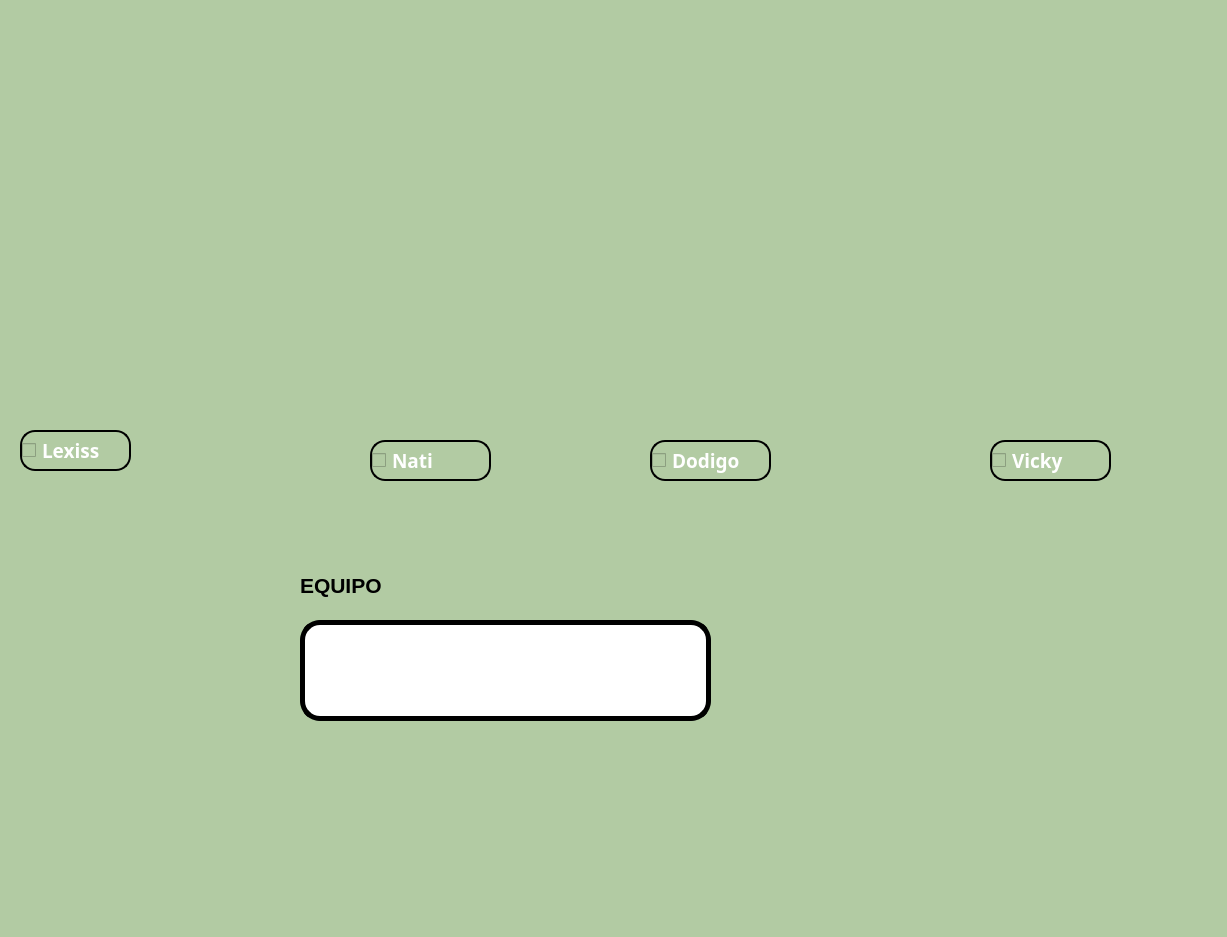
<?xml version="1.0" encoding="UTF-8"?>
<ui version="4.0">
 <class>MainWindow</class>
 <widget class="QMainWindow" name="MainWindow">
  <property name="geometry">
   <rect>
    <x>0</x>
    <y>0</y>
    <width>1227</width>
    <height>937</height>
   </rect>
  </property>
  <property name="windowTitle">
   <string>MainWindow</string>
  </property>
  <property name="styleSheet">
   <string notr="true">background-color: rgb(178, 203, 163);</string>
  </property>
  <widget class="QWidget" name="centralwidget">
   <widget class="QLabel" name="Img_lex">
    <property name="geometry">
     <rect>
      <x>20</x>
      <y>250</y>
      <width>201</width>
      <height>161</height>
     </rect>
    </property>
    <property name="text">
     <string/>
    </property>
    <property name="pixmap">
     <pixmap resource="../Recursos.qrc">:/Imagenes/Media/lesis.jpg</pixmap>
    </property>
    <property name="scaledContents">
     <bool>true</bool>
    </property>
   </widget>
   <widget class="QLabel" name="label_3">
    <property name="geometry">
     <rect>
      <x>1090</x>
      <y>10</y>
      <width>131</width>
      <height>111</height>
     </rect>
    </property>
    <property name="text">
     <string/>
    </property>
    <property name="pixmap">
     <pixmap resource="../Recursos.qrc">:/Imagenes/Media/FI.jpg</pixmap>
    </property>
    <property name="scaledContents">
     <bool>true</bool>
    </property>
   </widget>
   <widget class="QLabel" name="label_4">
    <property name="geometry">
     <rect>
      <x>1040</x>
      <y>770</y>
      <width>171</width>
      <height>121</height>
     </rect>
    </property>
    <property name="text">
     <string/>
    </property>
    <property name="pixmap">
     <pixmap resource="../Recursos.qrc">:/Imagenes/Media/logo.jpg</pixmap>
    </property>
    <property name="scaledContents">
     <bool>true</bool>
    </property>
   </widget>
   <widget class="QLabel" name="label">
    <property name="geometry">
     <rect>
      <x>10</x>
      <y>20</y>
      <width>231</width>
      <height>201</height>
     </rect>
    </property>
    <property name="text">
     <string/>
    </property>
    <property name="pixmap">
     <pixmap resource="../Recursos.qrc">:/Imagenes/Media/UAT.jpg</pixmap>
    </property>
    <property name="scaledContents">
     <bool>true</bool>
    </property>
   </widget>
   <widget class="QLabel" name="label_2">
    <property name="geometry">
     <rect>
      <x>300</x>
      <y>550</y>
      <width>171</width>
      <height>71</height>
     </rect>
    </property>
    <property name="font">
     <font>
      <pointsize>16</pointsize>
      <weight>75</weight>
      <bold>true</bold>
     </font>
    </property>
    <property name="text">
     <string>EQUIPO</string>
    </property>
   </widget>
   <widget class="QLabel" name="Img_nat">
    <property name="geometry">
     <rect>
      <x>370</x>
      <y>250</y>
      <width>171</width>
      <height>161</height>
     </rect>
    </property>
    <property name="text">
     <string/>
    </property>
    <property name="pixmap">
     <pixmap resource="../Recursos.qrc">:/Imagenes/Media/nati.jpg</pixmap>
    </property>
    <property name="scaledContents">
     <bool>true</bool>
    </property>
   </widget>
   <widget class="QLabel" name="Img_dodigo">
    <property name="geometry">
     <rect>
      <x>650</x>
      <y>250</y>
      <width>181</width>
      <height>161</height>
     </rect>
    </property>
    <property name="text">
     <string/>
    </property>
    <property name="pixmap">
     <pixmap resource="../Recursos.qrc">:/Imagenes/Media/dodigo.jpg</pixmap>
    </property>
    <property name="scaledContents">
     <bool>true</bool>
    </property>
   </widget>
   <widget class="QLabel" name="Img_vic">
    <property name="geometry">
     <rect>
      <x>990</x>
      <y>260</y>
      <width>141</width>
      <height>161</height>
     </rect>
    </property>
    <property name="text">
     <string/>
    </property>
    <property name="pixmap">
     <pixmap resource="../Recursos.qrc">:/Imagenes/Media/vicky.jpg</pixmap>
    </property>
    <property name="scaledContents">
     <bool>true</bool>
    </property>
   </widget>
   <widget class="QTextEdit" name="Txt_Equipo">
    <property name="geometry">
     <rect>
      <x>300</x>
      <y>620</y>
      <width>411</width>
      <height>101</height>
     </rect>
    </property>
    <property name="styleSheet">
     <string notr="true">background-color: rgb(255, 255, 255);
font: 75 18pt &quot;Agency FB&quot;;
border :5px solid black;
border-radius: 20px;
</string>
    </property>
   </widget>
   <widget class="QCheckBox" name="CB_lex">
    <property name="geometry">
     <rect>
      <x>20</x>
      <y>430</y>
      <width>111</width>
      <height>41</height>
     </rect>
    </property>
    <property name="font">
     <font>
      <family>Agency FB</family>
      <pointsize>14</pointsize>
      <weight>75</weight>
      <bold>true</bold>
     </font>
    </property>
    <property name="styleSheet">
     <string notr="true">QCheckBox{
    color: rgb(255, 255, 255);
background-color: rgb(178, 203, 163);
    border: 2px solid black;
    border-radius: 15px;
}
QCheckBox:hover {
    background-color: rgb(234,82,95) ;
}</string>
    </property>
    <property name="text">
     <string>Lexiss</string>
    </property>
   </widget>
   <widget class="QCheckBox" name="CB_Nat">
    <property name="geometry">
     <rect>
      <x>370</x>
      <y>440</y>
      <width>121</width>
      <height>41</height>
     </rect>
    </property>
    <property name="font">
     <font>
      <family>Agency FB</family>
      <pointsize>14</pointsize>
      <weight>75</weight>
      <bold>true</bold>
     </font>
    </property>
    <property name="styleSheet">
     <string notr="true">QCheckBox{
    color: rgb(255, 255, 255);
background-color: rgb(178, 203, 163);
    border: 2px solid black;
    border-radius: 15px;
}
QCheckBox:hover {
    background-color: rgb(234,82,95) ;
}</string>
    </property>
    <property name="text">
     <string>Nati</string>
    </property>
   </widget>
   <widget class="QCheckBox" name="CB_dodigo">
    <property name="geometry">
     <rect>
      <x>650</x>
      <y>440</y>
      <width>121</width>
      <height>41</height>
     </rect>
    </property>
    <property name="font">
     <font>
      <family>Agency FB</family>
      <pointsize>14</pointsize>
      <weight>75</weight>
      <bold>true</bold>
     </font>
    </property>
    <property name="styleSheet">
     <string notr="true">QCheckBox{
    color: rgb(255, 255, 255);
background-color: rgb(178, 203, 163);
    border: 2px solid black;
    border-radius: 15px;
}
QCheckBox:hover {
    background-color: rgb(234,82,95) ;
}</string>
    </property>
    <property name="text">
     <string>Dodigo</string>
    </property>
   </widget>
   <widget class="QCheckBox" name="CB_vic">
    <property name="geometry">
     <rect>
      <x>990</x>
      <y>440</y>
      <width>121</width>
      <height>41</height>
     </rect>
    </property>
    <property name="font">
     <font>
      <family>Agency FB</family>
      <pointsize>14</pointsize>
      <weight>75</weight>
      <bold>true</bold>
     </font>
    </property>
    <property name="styleSheet">
     <string notr="true">QCheckBox{
    color: rgb(255, 255, 255);
background-color: rgb(178, 203, 163);
    border: 2px solid black;
    border-radius: 15px;
}
QCheckBox:hover {
    background-color: rgb(234,82,95) ;
}</string>
    </property>
    <property name="text">
     <string>Vicky</string>
    </property>
   </widget>
  </widget>
  <widget class="QMenuBar" name="menubar">
   <property name="geometry">
    <rect>
     <x>0</x>
     <y>0</y>
     <width>1227</width>
     <height>26</height>
    </rect>
   </property>
  </widget>
  <widget class="QStatusBar" name="statusbar"/>
 </widget>
 <resources>
  <include location="../Recursos.qrc"/>
 </resources>
 <connections/>
</ui>
